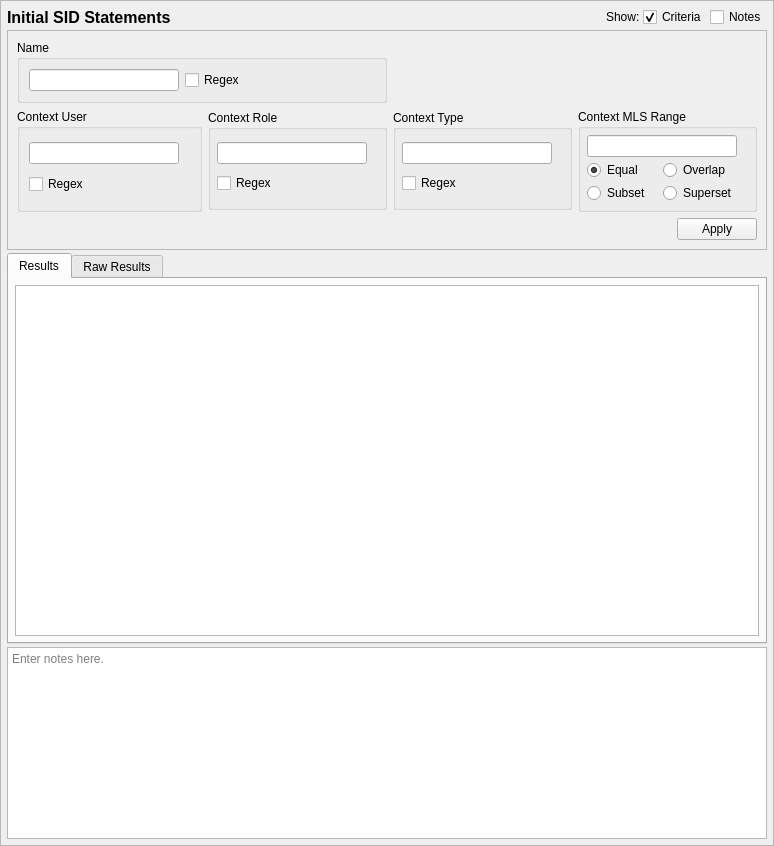
<?xml version="1.0" encoding="UTF-8"?>
<ui version="4.0">
 <class>InitialSIDQueryTab_ui</class>
 <widget class="QScrollArea" name="InitialSIDQueryTab_ui">
  <property name="geometry">
   <rect>
    <x>0</x>
    <y>0</y>
    <width>774</width>
    <height>846</height>
   </rect>
  </property>
  <property name="sizeAdjustPolicy">
   <enum>QAbstractScrollArea::AdjustToContents</enum>
  </property>
  <property name="widgetResizable">
   <bool>true</bool>
  </property>
  <widget class="QWidget" name="contents">
   <property name="geometry">
    <rect>
     <x>0</x>
     <y>0</y>
     <width>772</width>
     <height>844</height>
    </rect>
   </property>
   <property name="minimumSize">
    <size>
     <width>0</width>
     <height>0</height>
    </size>
   </property>
   <layout class="QGridLayout" name="gridLayout_9">
    <property name="leftMargin">
     <number>6</number>
    </property>
    <property name="topMargin">
     <number>6</number>
    </property>
    <property name="rightMargin">
     <number>6</number>
    </property>
    <property name="bottomMargin">
     <number>6</number>
    </property>
    <property name="spacing">
     <number>3</number>
    </property>
    <item row="3" column="0" colspan="5">
     <widget class="QTextEdit" name="notes">
      <property name="sizePolicy">
       <sizepolicy hsizetype="Preferred" vsizetype="Preferred">
        <horstretch>0</horstretch>
        <verstretch>0</verstretch>
       </sizepolicy>
      </property>
      <property name="minimumSize">
       <size>
        <width>0</width>
        <height>80</height>
       </size>
      </property>
      <property name="toolTip">
       <string>Optionally enter notes here about the query.</string>
      </property>
      <property name="placeholderText">
       <string>Enter notes here.</string>
      </property>
     </widget>
    </item>
    <item row="0" column="4">
     <widget class="QCheckBox" name="notes_expander">
      <property name="toolTip">
       <string>Show or hide the notes field (no data is lost)</string>
      </property>
      <property name="text">
       <string>Notes</string>
      </property>
     </widget>
    </item>
    <item row="0" column="3">
     <widget class="QCheckBox" name="criteria_expander">
      <property name="toolTip">
       <string>Show or hide the search criteria (no settings are lost)</string>
      </property>
      <property name="text">
       <string>Criteria</string>
      </property>
      <property name="checked">
       <bool>true</bool>
      </property>
     </widget>
    </item>
    <item row="0" column="0">
     <widget class="QLabel" name="label">
      <property name="sizePolicy">
       <sizepolicy hsizetype="Preferred" vsizetype="Fixed">
        <horstretch>0</horstretch>
        <verstretch>0</verstretch>
       </sizepolicy>
      </property>
      <property name="maximumSize">
       <size>
        <width>16777215</width>
        <height>20</height>
       </size>
      </property>
      <property name="font">
       <font>
        <pointsize>12</pointsize>
        <weight>75</weight>
        <bold>true</bold>
       </font>
      </property>
      <property name="text">
       <string>Initial SID Statements</string>
      </property>
     </widget>
    </item>
    <item row="1" column="0" colspan="5">
     <widget class="QFrame" name="criteria_frame">
      <property name="maximumSize">
       <size>
        <width>16777215</width>
        <height>16777215</height>
       </size>
      </property>
      <property name="frameShape">
       <enum>QFrame::StyledPanel</enum>
      </property>
      <property name="frameShadow">
       <enum>QFrame::Raised</enum>
      </property>
      <layout class="QGridLayout" name="gridLayout_3">
       <item row="1" column="3" rowspan="2">
        <widget class="QGroupBox" name="range_criteria">
         <property name="maximumSize">
          <size>
           <width>16777215</width>
           <height>16777215</height>
          </size>
         </property>
         <property name="title">
          <string>Context MLS Range</string>
         </property>
         <layout class="QGridLayout" name="gridLayout_8">
          <property name="leftMargin">
           <number>6</number>
          </property>
          <property name="topMargin">
           <number>6</number>
          </property>
          <property name="rightMargin">
           <number>6</number>
          </property>
          <property name="bottomMargin">
           <number>6</number>
          </property>
          <property name="spacing">
           <number>3</number>
          </property>
          <item row="2" column="1">
           <widget class="QRadioButton" name="range_exact">
            <property name="toolTip">
             <string>Match the context's range if the criteria is equal to the context's range.</string>
            </property>
            <property name="text">
             <string>Equal</string>
            </property>
            <property name="checked">
             <bool>true</bool>
            </property>
           </widget>
          </item>
          <item row="2" column="2">
           <widget class="QRadioButton" name="range_overlap">
            <property name="toolTip">
             <string>Match the context's range if the criteria overlaps the context's range.</string>
            </property>
            <property name="text">
             <string>Overlap</string>
            </property>
           </widget>
          </item>
          <item row="3" column="1">
           <widget class="QRadioButton" name="range_subset">
            <property name="toolTip">
             <string>Match the context's range if the criteria is a subset of the context's range.</string>
            </property>
            <property name="text">
             <string>Subset</string>
            </property>
           </widget>
          </item>
          <item row="3" column="2">
           <widget class="QRadioButton" name="range_superset">
            <property name="toolTip">
             <string>Match the context's range if the criteria is a superset to the context's range.</string>
            </property>
            <property name="text">
             <string>Superset</string>
            </property>
           </widget>
          </item>
          <item row="1" column="1" colspan="2">
           <widget class="QLineEdit" name="range_">
            <property name="sizePolicy">
             <sizepolicy hsizetype="Preferred" vsizetype="Fixed">
              <horstretch>0</horstretch>
              <verstretch>0</verstretch>
             </sizepolicy>
            </property>
            <property name="minimumSize">
             <size>
              <width>150</width>
              <height>20</height>
             </size>
            </property>
            <property name="maximumSize">
             <size>
              <width>250</width>
              <height>16777215</height>
             </size>
            </property>
           </widget>
          </item>
          <item row="1" column="3">
           <spacer name="horizontalSpacer_7">
            <property name="orientation">
             <enum>Qt::Horizontal</enum>
            </property>
            <property name="sizeHint" stdset="0">
             <size>
              <width>40</width>
              <height>20</height>
             </size>
            </property>
           </spacer>
          </item>
         </layout>
        </widget>
       </item>
       <item row="3" column="3">
        <widget class="QDialogButtonBox" name="buttonBox">
         <property name="standardButtons">
          <set>QDialogButtonBox::Apply</set>
         </property>
        </widget>
       </item>
       <item row="1" column="2" rowspan="2">
        <widget class="QGroupBox" name="type_criteria">
         <property name="maximumSize">
          <size>
           <width>16777215</width>
           <height>100</height>
          </size>
         </property>
         <property name="title">
          <string>Context Type</string>
         </property>
         <layout class="QGridLayout" name="gridLayout_5">
          <property name="leftMargin">
           <number>6</number>
          </property>
          <property name="topMargin">
           <number>6</number>
          </property>
          <property name="rightMargin">
           <number>6</number>
          </property>
          <property name="bottomMargin">
           <number>6</number>
          </property>
          <property name="spacing">
           <number>3</number>
          </property>
          <item row="1" column="1">
           <widget class="QCheckBox" name="type_regex">
            <property name="toolTip">
             <string>Use regular expressions to match the context's type.</string>
            </property>
            <property name="text">
             <string>Regex</string>
            </property>
           </widget>
          </item>
          <item row="0" column="1">
           <widget class="QLineEdit" name="type_">
            <property name="sizePolicy">
             <sizepolicy hsizetype="Preferred" vsizetype="Fixed">
              <horstretch>0</horstretch>
              <verstretch>0</verstretch>
             </sizepolicy>
            </property>
            <property name="minimumSize">
             <size>
              <width>150</width>
              <height>0</height>
             </size>
            </property>
            <property name="maximumSize">
             <size>
              <width>250</width>
              <height>16777215</height>
             </size>
            </property>
           </widget>
          </item>
          <item row="0" column="2">
           <spacer name="horizontalSpacer_6">
            <property name="orientation">
             <enum>Qt::Horizontal</enum>
            </property>
            <property name="sizeHint" stdset="0">
             <size>
              <width>40</width>
              <height>20</height>
             </size>
            </property>
           </spacer>
          </item>
         </layout>
        </widget>
       </item>
       <item row="1" column="1" rowspan="2">
        <widget class="QGroupBox" name="role_criteria">
         <property name="maximumSize">
          <size>
           <width>16777215</width>
           <height>100</height>
          </size>
         </property>
         <property name="title">
          <string>Context Role</string>
         </property>
         <layout class="QGridLayout" name="gridLayout_2">
          <property name="leftMargin">
           <number>6</number>
          </property>
          <property name="topMargin">
           <number>6</number>
          </property>
          <property name="rightMargin">
           <number>6</number>
          </property>
          <property name="bottomMargin">
           <number>6</number>
          </property>
          <property name="spacing">
           <number>3</number>
          </property>
          <item row="0" column="0">
           <widget class="QLineEdit" name="role">
            <property name="sizePolicy">
             <sizepolicy hsizetype="Preferred" vsizetype="Fixed">
              <horstretch>0</horstretch>
              <verstretch>0</verstretch>
             </sizepolicy>
            </property>
            <property name="minimumSize">
             <size>
              <width>150</width>
              <height>0</height>
             </size>
            </property>
            <property name="maximumSize">
             <size>
              <width>250</width>
              <height>16777215</height>
             </size>
            </property>
           </widget>
          </item>
          <item row="1" column="0">
           <widget class="QCheckBox" name="role_regex">
            <property name="enabled">
             <bool>true</bool>
            </property>
            <property name="toolTip">
             <string>Use regular expressions to match the context's role.</string>
            </property>
            <property name="text">
             <string>Regex</string>
            </property>
           </widget>
          </item>
          <item row="0" column="1">
           <spacer name="horizontalSpacer_4">
            <property name="orientation">
             <enum>Qt::Horizontal</enum>
            </property>
            <property name="sizeHint" stdset="0">
             <size>
              <width>40</width>
              <height>20</height>
             </size>
            </property>
           </spacer>
          </item>
         </layout>
        </widget>
       </item>
       <item row="1" column="0" rowspan="2">
        <widget class="QGroupBox" name="user_critera">
         <property name="title">
          <string>Context User</string>
         </property>
         <layout class="QGridLayout" name="gridLayout_6">
          <item row="0" column="0">
           <widget class="QLineEdit" name="user">
            <property name="sizePolicy">
             <sizepolicy hsizetype="Preferred" vsizetype="Fixed">
              <horstretch>0</horstretch>
              <verstretch>0</verstretch>
             </sizepolicy>
            </property>
            <property name="minimumSize">
             <size>
              <width>150</width>
              <height>0</height>
             </size>
            </property>
           </widget>
          </item>
          <item row="1" column="0">
           <widget class="QCheckBox" name="user_regex">
            <property name="toolTip">
             <string>Use regular expressions to match the context's user.</string>
            </property>
            <property name="text">
             <string>Regex</string>
            </property>
           </widget>
          </item>
          <item row="0" column="1">
           <spacer name="horizontalSpacer_3">
            <property name="orientation">
             <enum>Qt::Horizontal</enum>
            </property>
            <property name="sizeHint" stdset="0">
             <size>
              <width>40</width>
              <height>20</height>
             </size>
            </property>
           </spacer>
          </item>
         </layout>
        </widget>
       </item>
       <item row="0" column="0" colspan="2">
        <widget class="QGroupBox" name="name_criteria">
         <property name="title">
          <string>Name</string>
         </property>
         <layout class="QGridLayout" name="gridLayout_7">
          <item row="0" column="1">
           <widget class="QCheckBox" name="name_regex">
            <property name="toolTip">
             <string>Use regular expressions to match the filesystem type.</string>
            </property>
            <property name="text">
             <string>Regex</string>
            </property>
           </widget>
          </item>
          <item row="0" column="0">
           <widget class="QLineEdit" name="name">
            <property name="sizePolicy">
             <sizepolicy hsizetype="Preferred" vsizetype="Fixed">
              <horstretch>0</horstretch>
              <verstretch>0</verstretch>
             </sizepolicy>
            </property>
            <property name="minimumSize">
             <size>
              <width>150</width>
              <height>0</height>
             </size>
            </property>
            <property name="maximumSize">
             <size>
              <width>250</width>
              <height>16777215</height>
             </size>
            </property>
           </widget>
          </item>
          <item row="0" column="2">
           <spacer name="horizontalSpacer_2">
            <property name="orientation">
             <enum>Qt::Horizontal</enum>
            </property>
            <property name="sizeHint" stdset="0">
             <size>
              <width>40</width>
              <height>20</height>
             </size>
            </property>
           </spacer>
          </item>
         </layout>
        </widget>
       </item>
      </layout>
      <zorder>role_criteria</zorder>
      <zorder>type_criteria</zorder>
      <zorder>user_critera</zorder>
      <zorder>range_criteria</zorder>
      <zorder>buttonBox</zorder>
      <zorder>name_criteria</zorder>
     </widget>
    </item>
    <item row="0" column="2">
     <widget class="QLabel" name="label_2">
      <property name="text">
       <string>Show:</string>
      </property>
     </widget>
    </item>
    <item row="0" column="1">
     <spacer name="horizontalSpacer_5">
      <property name="orientation">
       <enum>Qt::Horizontal</enum>
      </property>
      <property name="sizeHint" stdset="0">
       <size>
        <width>40</width>
        <height>20</height>
       </size>
      </property>
     </spacer>
    </item>
    <item row="2" column="0" colspan="5">
     <widget class="QTabWidget" name="results_frame">
      <property name="sizePolicy">
       <sizepolicy hsizetype="Preferred" vsizetype="MinimumExpanding">
        <horstretch>0</horstretch>
        <verstretch>1</verstretch>
       </sizepolicy>
      </property>
      <property name="currentIndex">
       <number>0</number>
      </property>
      <widget class="QWidget" name="results_framePage1">
       <property name="sizePolicy">
        <sizepolicy hsizetype="Preferred" vsizetype="MinimumExpanding">
         <horstretch>0</horstretch>
         <verstretch>0</verstretch>
        </sizepolicy>
       </property>
       <attribute name="title">
        <string>Results</string>
       </attribute>
       <layout class="QVBoxLayout" name="verticalLayout_3">
        <property name="leftMargin">
         <number>6</number>
        </property>
        <property name="topMargin">
         <number>6</number>
        </property>
        <property name="rightMargin">
         <number>6</number>
        </property>
        <property name="bottomMargin">
         <number>6</number>
        </property>
        <item>
         <widget class="QTableView" name="table_results">
          <property name="sizePolicy">
           <sizepolicy hsizetype="Preferred" vsizetype="MinimumExpanding">
            <horstretch>0</horstretch>
            <verstretch>0</verstretch>
           </sizepolicy>
          </property>
          <property name="sizeAdjustPolicy">
           <enum>QAbstractScrollArea::AdjustIgnored</enum>
          </property>
          <property name="alternatingRowColors">
           <bool>true</bool>
          </property>
          <property name="sortingEnabled">
           <bool>true</bool>
          </property>
         </widget>
        </item>
       </layout>
      </widget>
      <widget class="QWidget" name="results_framePage2">
       <property name="sizePolicy">
        <sizepolicy hsizetype="Preferred" vsizetype="MinimumExpanding">
         <horstretch>0</horstretch>
         <verstretch>0</verstretch>
        </sizepolicy>
       </property>
       <attribute name="title">
        <string>Raw Results</string>
       </attribute>
       <layout class="QVBoxLayout" name="verticalLayout_2">
        <property name="leftMargin">
         <number>6</number>
        </property>
        <property name="topMargin">
         <number>6</number>
        </property>
        <property name="rightMargin">
         <number>6</number>
        </property>
        <property name="bottomMargin">
         <number>6</number>
        </property>
        <item>
         <widget class="QPlainTextEdit" name="raw_results">
          <property name="sizePolicy">
           <sizepolicy hsizetype="Preferred" vsizetype="MinimumExpanding">
            <horstretch>0</horstretch>
            <verstretch>0</verstretch>
           </sizepolicy>
          </property>
          <property name="minimumSize">
           <size>
            <width>0</width>
            <height>0</height>
           </size>
          </property>
          <property name="font">
           <font>
            <family>Monospace</family>
           </font>
          </property>
          <property name="documentTitle">
           <string/>
          </property>
          <property name="lineWrapMode">
           <enum>QPlainTextEdit::NoWrap</enum>
          </property>
          <property name="readOnly">
           <bool>true</bool>
          </property>
         </widget>
        </item>
       </layout>
      </widget>
     </widget>
    </item>
   </layout>
  </widget>
 </widget>
 <tabstops>
  <tabstop>criteria_expander</tabstop>
  <tabstop>notes_expander</tabstop>
  <tabstop>name</tabstop>
  <tabstop>name_regex</tabstop>
  <tabstop>user</tabstop>
  <tabstop>user_regex</tabstop>
  <tabstop>role</tabstop>
  <tabstop>role_regex</tabstop>
  <tabstop>type_</tabstop>
  <tabstop>type_regex</tabstop>
  <tabstop>range_</tabstop>
  <tabstop>range_exact</tabstop>
  <tabstop>range_overlap</tabstop>
  <tabstop>range_subset</tabstop>
  <tabstop>range_superset</tabstop>
  <tabstop>results_frame</tabstop>
  <tabstop>table_results</tabstop>
  <tabstop>raw_results</tabstop>
  <tabstop>notes</tabstop>
 </tabstops>
 <resources/>
 <connections>
  <connection>
   <sender>criteria_expander</sender>
   <signal>toggled(bool)</signal>
   <receiver>criteria_frame</receiver>
   <slot>setVisible(bool)</slot>
   <hints>
    <hint type="sourcelabel">
     <x>592</x>
     <y>16</y>
    </hint>
    <hint type="destinationlabel">
     <x>386</x>
     <y>232</y>
    </hint>
   </hints>
  </connection>
  <connection>
   <sender>notes_expander</sender>
   <signal>toggled(bool)</signal>
   <receiver>notes</receiver>
   <slot>setVisible(bool)</slot>
   <hints>
    <hint type="sourcelabel">
     <x>735</x>
     <y>16</y>
    </hint>
    <hint type="destinationlabel">
     <x>386</x>
     <y>756</y>
    </hint>
   </hints>
  </connection>
 </connections>
</ui>
